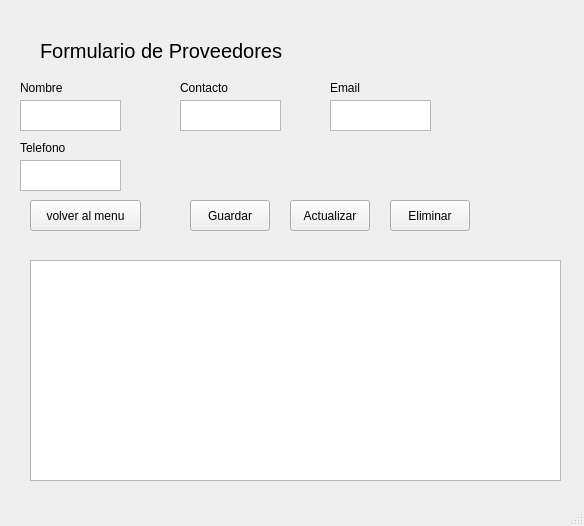
<?xml version="1.0" encoding="UTF-8"?>
<ui version="4.0">
 <class>Proveedores2</class>
 <widget class="QMainWindow" name="Proveedores2">
  <property name="geometry">
   <rect>
    <x>0</x>
    <y>0</y>
    <width>584</width>
    <height>526</height>
   </rect>
  </property>
  <property name="windowTitle">
   <string>MainWindow</string>
  </property>
  <widget class="QWidget" name="centralwidget">
   <widget class="QStackedWidget" name="stackedWidget">
    <property name="geometry">
     <rect>
      <x>0</x>
      <y>0</y>
      <width>591</width>
      <height>481</height>
     </rect>
    </property>
    <widget class="QWidget" name="page">
     <widget class="QPushButton" name="pushButtonActualizar">
      <property name="geometry">
       <rect>
        <x>290</x>
        <y>200</y>
        <width>80</width>
        <height>31</height>
       </rect>
      </property>
      <property name="text">
       <string>Actualizar</string>
      </property>
     </widget>
     <widget class="QTextEdit" name="textEditTelefono">
      <property name="geometry">
       <rect>
        <x>20</x>
        <y>160</y>
        <width>101</width>
        <height>31</height>
       </rect>
      </property>
     </widget>
     <widget class="QPushButton" name="pushButtonEliminar">
      <property name="geometry">
       <rect>
        <x>390</x>
        <y>200</y>
        <width>80</width>
        <height>31</height>
       </rect>
      </property>
      <property name="text">
       <string>Eliminar</string>
      </property>
     </widget>
     <widget class="QLabel" name="label_3">
      <property name="geometry">
       <rect>
        <x>180</x>
        <y>80</y>
        <width>81</width>
        <height>16</height>
       </rect>
      </property>
      <property name="text">
       <string>Contacto</string>
      </property>
     </widget>
     <widget class="QLabel" name="label">
      <property name="geometry">
       <rect>
        <x>40</x>
        <y>20</y>
        <width>271</width>
        <height>61</height>
       </rect>
      </property>
      <property name="font">
       <font>
        <pointsize>15</pointsize>
       </font>
      </property>
      <property name="text">
       <string>Formulario de Proveedores</string>
      </property>
     </widget>
     <widget class="QTextEdit" name="textEditNombre">
      <property name="geometry">
       <rect>
        <x>20</x>
        <y>100</y>
        <width>101</width>
        <height>31</height>
       </rect>
      </property>
     </widget>
     <widget class="QTextEdit" name="textEditContacto">
      <property name="geometry">
       <rect>
        <x>180</x>
        <y>100</y>
        <width>101</width>
        <height>31</height>
       </rect>
      </property>
     </widget>
     <widget class="QTextEdit" name="textEditEmail">
      <property name="geometry">
       <rect>
        <x>330</x>
        <y>100</y>
        <width>101</width>
        <height>31</height>
       </rect>
      </property>
     </widget>
     <widget class="QLabel" name="label_5">
      <property name="geometry">
       <rect>
        <x>20</x>
        <y>140</y>
        <width>91</width>
        <height>16</height>
       </rect>
      </property>
      <property name="text">
       <string>Telefono</string>
      </property>
     </widget>
     <widget class="QLabel" name="label_2">
      <property name="geometry">
       <rect>
        <x>20</x>
        <y>80</y>
        <width>91</width>
        <height>16</height>
       </rect>
      </property>
      <property name="text">
       <string>Nombre</string>
      </property>
     </widget>
     <widget class="QPushButton" name="pushButtonGuardar">
      <property name="geometry">
       <rect>
        <x>190</x>
        <y>200</y>
        <width>80</width>
        <height>31</height>
       </rect>
      </property>
      <property name="text">
       <string>Guardar</string>
      </property>
     </widget>
     <widget class="QTableView" name="tableViewProveedores">
      <property name="geometry">
       <rect>
        <x>30</x>
        <y>260</y>
        <width>531</width>
        <height>221</height>
       </rect>
      </property>
     </widget>
     <widget class="QLabel" name="label_4">
      <property name="geometry">
       <rect>
        <x>330</x>
        <y>80</y>
        <width>101</width>
        <height>16</height>
       </rect>
      </property>
      <property name="text">
       <string>Email</string>
      </property>
     </widget>
     <widget class="QPushButton" name="proveedorMenu">
      <property name="geometry">
       <rect>
        <x>30</x>
        <y>200</y>
        <width>111</width>
        <height>31</height>
       </rect>
      </property>
      <property name="text">
       <string>volver al menu</string>
      </property>
     </widget>
    </widget>
    <widget class="QWidget" name="page_2">
     <widget class="QTextEdit" name="textEditNombre_2">
      <property name="geometry">
       <rect>
        <x>190</x>
        <y>150</y>
        <width>101</width>
        <height>31</height>
       </rect>
      </property>
     </widget>
     <widget class="QLabel" name="label_6">
      <property name="geometry">
       <rect>
        <x>190</x>
        <y>70</y>
        <width>81</width>
        <height>16</height>
       </rect>
      </property>
      <property name="text">
       <string>Contacto</string>
      </property>
     </widget>
     <widget class="QLabel" name="label_7">
      <property name="geometry">
       <rect>
        <x>340</x>
        <y>70</y>
        <width>101</width>
        <height>16</height>
       </rect>
      </property>
      <property name="text">
       <string>Email</string>
      </property>
     </widget>
     <widget class="QPushButton" name="pushButtonActualizar_2">
      <property name="geometry">
       <rect>
        <x>200</x>
        <y>200</y>
        <width>171</width>
        <height>41</height>
       </rect>
      </property>
      <property name="text">
       <string>Actualizar</string>
      </property>
     </widget>
     <widget class="QLabel" name="label_8">
      <property name="geometry">
       <rect>
        <x>30</x>
        <y>130</y>
        <width>91</width>
        <height>16</height>
       </rect>
      </property>
      <property name="text">
       <string>Telefono</string>
      </property>
     </widget>
     <widget class="QTableView" name="tableViewProveedores_2">
      <property name="geometry">
       <rect>
        <x>30</x>
        <y>260</y>
        <width>531</width>
        <height>231</height>
       </rect>
      </property>
     </widget>
     <widget class="QLabel" name="label_9">
      <property name="geometry">
       <rect>
        <x>190</x>
        <y>130</y>
        <width>91</width>
        <height>16</height>
       </rect>
      </property>
      <property name="text">
       <string>Nombre</string>
      </property>
     </widget>
     <widget class="QTextEdit" name="textEditEmail_2">
      <property name="geometry">
       <rect>
        <x>340</x>
        <y>90</y>
        <width>101</width>
        <height>31</height>
       </rect>
      </property>
     </widget>
     <widget class="QTextEdit" name="textEditContacto_2">
      <property name="geometry">
       <rect>
        <x>190</x>
        <y>90</y>
        <width>101</width>
        <height>31</height>
       </rect>
      </property>
     </widget>
     <widget class="QPushButton" name="proveedorMenu_2">
      <property name="geometry">
       <rect>
        <x>460</x>
        <y>20</y>
        <width>111</width>
        <height>31</height>
       </rect>
      </property>
      <property name="text">
       <string>volver al menu</string>
      </property>
     </widget>
     <widget class="QLabel" name="label_10">
      <property name="geometry">
       <rect>
        <x>50</x>
        <y>10</y>
        <width>271</width>
        <height>61</height>
       </rect>
      </property>
      <property name="font">
       <font>
        <pointsize>15</pointsize>
       </font>
      </property>
      <property name="text">
       <string>Formulario de Proveedores</string>
      </property>
     </widget>
     <widget class="QTextEdit" name="textEditTelefono_2">
      <property name="geometry">
       <rect>
        <x>30</x>
        <y>150</y>
        <width>101</width>
        <height>31</height>
       </rect>
      </property>
     </widget>
     <widget class="QPushButton" name="pushButtonVolver">
      <property name="geometry">
       <rect>
        <x>460</x>
        <y>60</y>
        <width>111</width>
        <height>31</height>
       </rect>
      </property>
      <property name="text">
       <string>volver</string>
      </property>
     </widget>
     <widget class="QTextEdit" name="textEditId">
      <property name="geometry">
       <rect>
        <x>30</x>
        <y>90</y>
        <width>101</width>
        <height>31</height>
       </rect>
      </property>
     </widget>
     <widget class="QLabel" name="label_11">
      <property name="geometry">
       <rect>
        <x>30</x>
        <y>70</y>
        <width>81</width>
        <height>16</height>
       </rect>
      </property>
      <property name="text">
       <string>id</string>
      </property>
     </widget>
    </widget>
    <widget class="QWidget" name="page_3">
     <widget class="QLabel" name="label_17">
      <property name="geometry">
       <rect>
        <x>210</x>
        <y>60</y>
        <width>81</width>
        <height>16</height>
       </rect>
      </property>
      <property name="text">
       <string>id</string>
      </property>
     </widget>
     <widget class="QTableView" name="tableViewProveedores_3">
      <property name="geometry">
       <rect>
        <x>20</x>
        <y>180</y>
        <width>531</width>
        <height>291</height>
       </rect>
      </property>
     </widget>
     <widget class="QPushButton" name="pushButtonEliminar_2">
      <property name="geometry">
       <rect>
        <x>210</x>
        <y>120</y>
        <width>101</width>
        <height>41</height>
       </rect>
      </property>
      <property name="text">
       <string>Eliminar</string>
      </property>
     </widget>
     <widget class="QTextEdit" name="textEditId_2">
      <property name="geometry">
       <rect>
        <x>210</x>
        <y>80</y>
        <width>101</width>
        <height>31</height>
       </rect>
      </property>
     </widget>
     <widget class="QPushButton" name="pushButtonVolver_2">
      <property name="geometry">
       <rect>
        <x>450</x>
        <y>70</y>
        <width>111</width>
        <height>31</height>
       </rect>
      </property>
      <property name="text">
       <string>volver</string>
      </property>
     </widget>
     <widget class="QLabel" name="label_13">
      <property name="geometry">
       <rect>
        <x>200</x>
        <y>10</y>
        <width>271</width>
        <height>61</height>
       </rect>
      </property>
      <property name="font">
       <font>
        <pointsize>15</pointsize>
       </font>
      </property>
      <property name="text">
       <string>Eliminacion</string>
      </property>
     </widget>
     <widget class="QPushButton" name="proveedorMenu_3">
      <property name="geometry">
       <rect>
        <x>450</x>
        <y>30</y>
        <width>111</width>
        <height>31</height>
       </rect>
      </property>
      <property name="text">
       <string>volver al menu</string>
      </property>
     </widget>
    </widget>
   </widget>
  </widget>
  <widget class="QMenuBar" name="menubar">
   <property name="geometry">
    <rect>
     <x>0</x>
     <y>0</y>
     <width>584</width>
     <height>17</height>
    </rect>
   </property>
  </widget>
  <widget class="QStatusBar" name="statusbar"/>
 </widget>
 <resources/>
 <connections/>
</ui>
